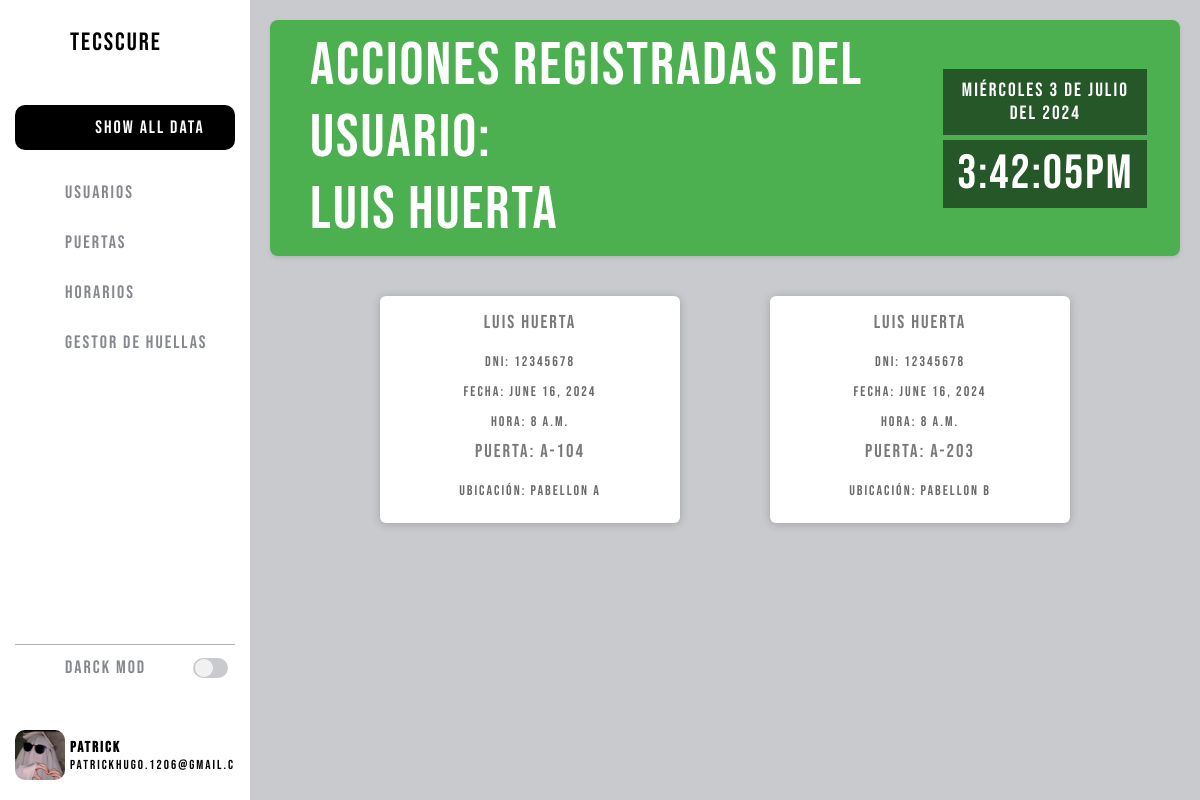
The page /index/usuarios/1/ (signed in) on the database as committed earlier.
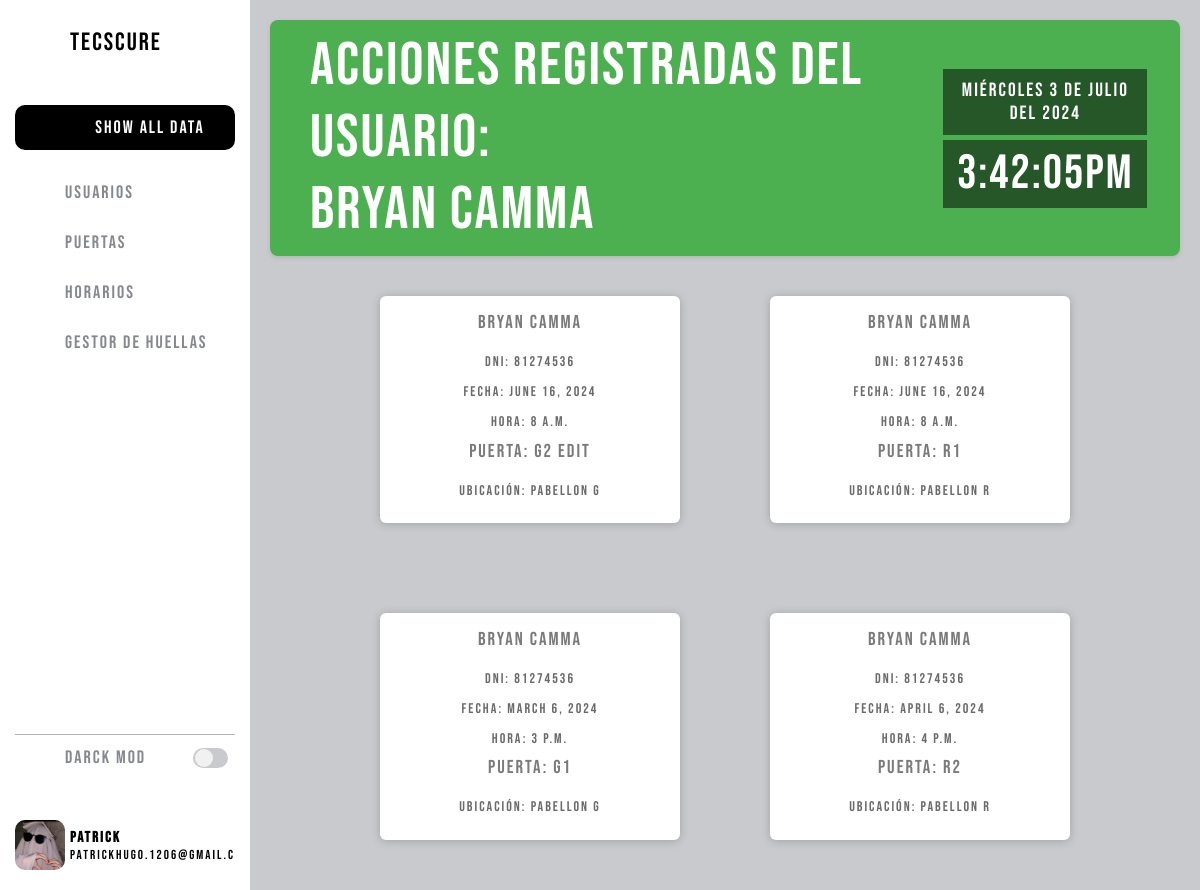
The same page on the database as committed later.
### admin_page/models.py (models this page shows, shortened)
class Accion(models.Model):
    usuario = models.ForeignKey(User, on_delete=models.CASCADE)
    puerta = models.ForeignKey(Puerta, on_delete=models.CASCADE)
    fecha_actividad = models.DateField()
    hora_actividad = models.TimeField()

class User(models.Model):
    nombre = models.CharField(max_length=100)
    apellido = models.CharField(max_length=100)
    correo = models.EmailField(unique=True)
    telefono = models.CharField(max_length=15)
    dni = models.CharField(max_length=20, unique=True)
    foto = models.ImageField(upload_to='user_photos/', blank=True, null=True)
    contraseña = models.CharField(max_length=128)
    huella = models.CharField(max_length=255, blank=True, null=True)

class Puerta(models.Model):
    codigo = models.CharField(max_length=50, unique=True)
    ubicacion = models.CharField(max_length=100)
    estado_actual = models.CharField(max_length=50)
    foto = models.ImageField(upload_to='puerta_photos/', blank=True, null=True)

### admin_page/views.py (the view)
# urls.py: path('index/usuarios/<int:usuario_id>/', views.lista_acciones_usuarios, name='acciones_usuario'),
@include_admin_data
def lista_acciones_usuarios(request, usuario_id=None):
    admin_id = request.session.get('admin_id')
    if admin_id:
        administrador = Administrador.objects.get(id=admin_id)
    else:
        return redirect('admin_page:login')
    if usuario_id:
        usuario = get_object_or_404(User, id=usuario_id)
        acciones = Accion.objects.filter(usuario=usuario)
    else:
        acciones = Accion.objects.all()
    context = {'acciones': acciones,'administrador': administrador}
    return render(request, 'admin_page/acciones_lista_usuarios.html', context)

### admin_page/templates/admin_page/acciones_lista_usuarios.html (shortened to what this page needs)
{% extends "admin_page/index.html" %}
{% block header %}
   {% if acciones %}
       {% with primer_accion=acciones.first %}
           ACCIONES REGISTRADAS DEL USUARIO: <br> {{ primer_accion.usuario.nombre }} {{ primer_accion.usuario.apellido }}
       {% endwith %}
   {% endif %}
{% endblock %}
{% block content %}
<div class="cards-container">
   {% for accion in acciones %}
   <div class="card-container">
       <div class="card">
           <div class="contenido-card">
               <h3>{{ accion.usuario.nombre }} {{ accion.usuario.apellido }}</h3>
               <p>DNI: {{ accion.usuario.dni }}</p>
               <p>Fecha: {{ accion.fecha_actividad }}</p>
               <p>Hora: {{ accion.hora_actividad }}</p>
               <h3>Puerta: {{ accion.puerta.codigo }}</h3>
               <p>Ubicación: {{ accion.puerta.ubicacion }}</p>
           </div>
       </div>
   </div>
   {% endfor %}
</div>
{% endblock %}

Rows that differ between the two databases and show on the page:
changed through a linked row, Accion: usuario.nombre "Luis" → "Bryan"; usuario.apellido "Huerta" → "Camma"; usuario.dni "12345678" → "81274536"; puerta.codigo "A-104" → "G2 edit"; puerta.ubicacion "Pabellon A" → "Pabellon G"
changed through a linked row, Accion (number 2 of 4 on the later page): usuario.nombre "Luis" → "Bryan"; usuario.apellido "Huerta" → "Camma"; usuario.dni "12345678" → "81274536"; puerta.codigo "A-203" → "R1"; puerta.ubicacion "Pabellon B" → "Pabellon R"
added Accion: usuario.nombre "Bryan", usuario.apellido "Camma", usuario.dni "81274536", fecha_actividad "March 6, 2024", hora_actividad "3 p.m.", puerta.codigo "G1", puerta.ubicacion "Pabellon G"
added Accion: usuario.nombre "Bryan", usuario.apellido "Camma", usuario.dni "81274536", fecha_actividad "April 6, 2024", hora_actividad "4 p.m.", puerta.codigo "R2", puerta.ubicacion "Pabellon R"
